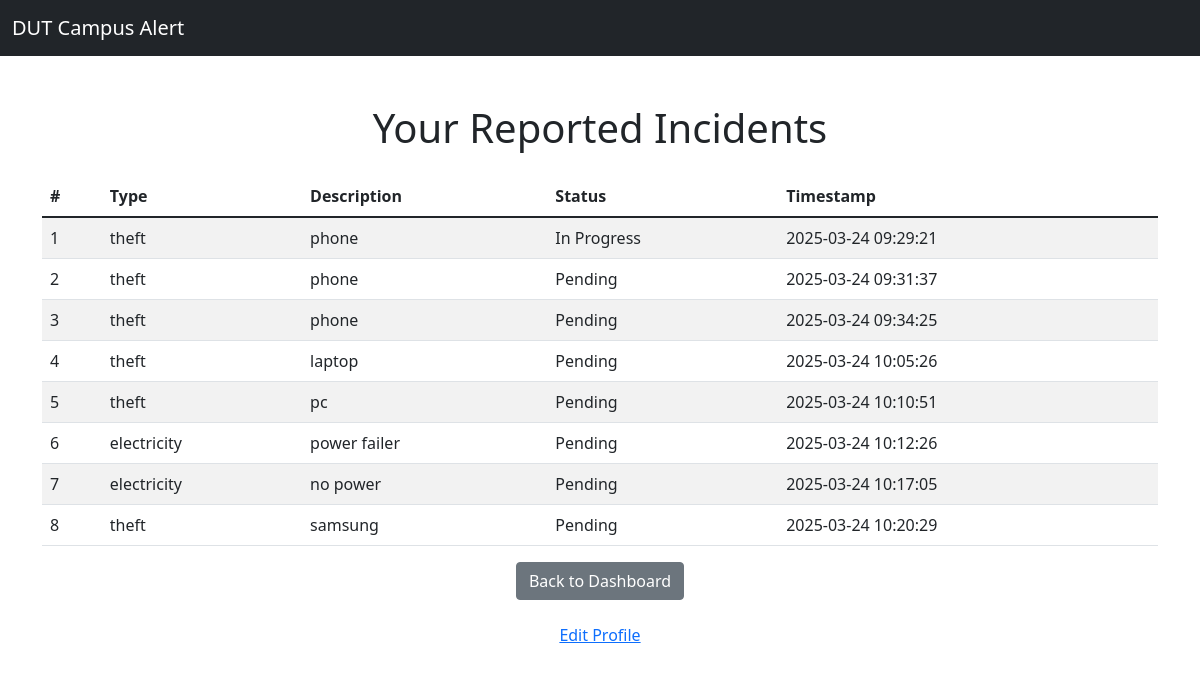
The app's page /history (signed in) with its own data.
### models.py (models this page shows)
class Incident(db.Model):
    id = db.Column(db.Integer, primary_key=True)
    user_id = db.Column(db.Integer, db.ForeignKey('user.id'), nullable=False)
    incident_type = db.Column(db.String(50), nullable=False)
    description = db.Column(db.Text, nullable=True)
    timestamp = db.Column(db.DateTime, default=db.func.current_timestamp())
    status = db.Column(db.String(50), default='Pending')
    user = db.relationship('User', backref=db.backref('incidents', lazy=True))

### app.py (the view)
@app.route('/history')
@login_required
def history():
    incidents = Incident.query.filter_by(user_id=current_user.id).all()
    return render_template('history.html', incidents=incidents)

### app.py (called while the page is built)
@login_manager.user_loader
def load_user(user_id):
    return User.query.get(int(user_id))

### templates/history.html (shortened to what this page needs)
<!DOCTYPE html>
<html>
<head>
    <link rel="stylesheet" href="https://cdn.jsdelivr.net/npm/bootstrap@5.1.3/dist/css/bootstrap.min.css">
</head>
<body>
    <nav class="navbar navbar-expand-lg navbar-dark bg-dark">
        <div class="container-fluid">
            <a class="navbar-brand" href="/">DUT Campus Alert</a>
        </div>
    </nav>
    <div class="container mt-5">
        <h1 class="text-center">Your Reported Incidents</h1>
        <table class="table table-striped mt-4">
            <thead>
                <tr>
                    <th>#</th>
                    <th>Type</th>
                    <th>Description</th>
                    <th>Status</th>
                    <th>Timestamp</th>
                </tr>
            </thead>
            <tbody>
                {% for incident in incidents %}
                <tr>
                    <td>{{ loop.index }}</td>
                    <td>{{ incident.incident_type }}</td>
                    <td>{{ incident.description or 'N/A' }}</td>
                    <td>{{ incident.status }}</td>
                    <td>{{ incident.timestamp.strftime('%Y-%m-%d %H:%M:%S') }}</td>
                </tr>
                {% endfor %}
            </tbody>
        </table>
        <div class="text-center mt-3">
            <a href="/dashboard" class="btn btn-secondary">Back to Dashboard</a>
        </div>
        <div class="text-center mt-3">
            <a href="/profile" class="btn btn-link">Edit Profile</a>
        </div>
    </div>
</body>
</html>

### records on screen
Incident: incident_type "theft", description "phone", status "In Progress", timestamp "2025-03-24 09:29:21"
Incident: incident_type "theft", description "phone", status "Pending", timestamp "2025-03-24 09:31:37"
Incident: incident_type "theft", description "phone", status "Pending", timestamp "2025-03-24 09:34:25"
Incident: incident_type "theft", description "laptop", status "Pending", timestamp "2025-03-24 10:05:26"
Incident: incident_type "theft", description "pc", status "Pending", timestamp "2025-03-24 10:10:51"
Incident: incident_type "electricity", description "power failer", status "Pending", timestamp "2025-03-24 10:12:26"
Incident: incident_type "electricity", description "no power", status "Pending", timestamp "2025-03-24 10:17:05"
Incident: incident_type "theft", description "samsung", status "Pending", timestamp "2025-03-24 10:20:29"
